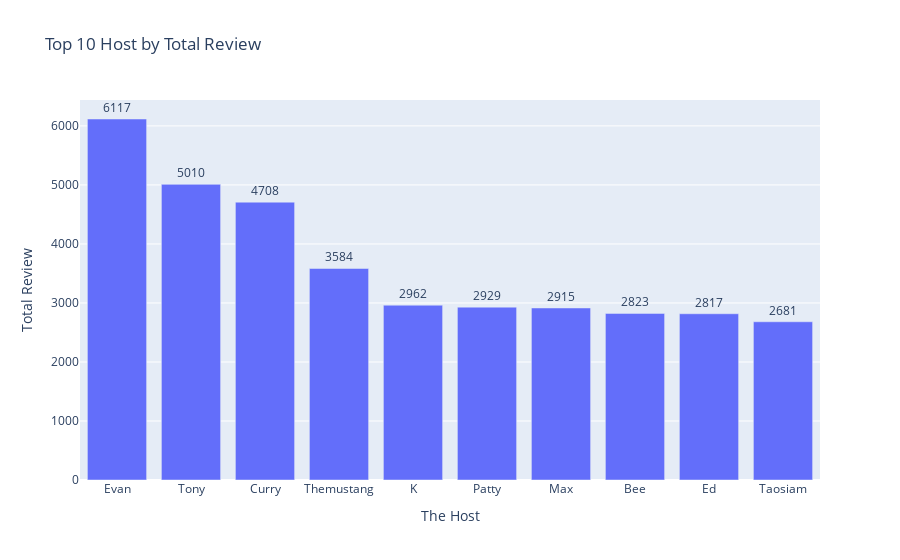

The code cell stored with this chart in its notebook:
### Markdown cell above
### Top 10 host by total review

### Code cell
host_review_stats = df.groupby(['host_name']).agg({
    'number_of_reviews': 'sum'
}).rename(columns={
    'number_of_reviews': 'total_reviews',
}).reset_index()

host_review_stats
top_10_hosts_by_reviews = host_review_stats.nlargest(10, 'total_reviews')

fig = px.bar(top_10_hosts_by_reviews,
             x = 'host_name',
             y = 'total_reviews',
             title = 'Top 10 Host by Total Review',
             labels = {'host_name': 'The Host', 'total_reviews': 'Total Review'},
             text = 'total_reviews')

fig.update_traces(textposition= 'outside')
fig.update_layout(uniformtext_minsize=8, uniformtext_mode= 'hide')

### Figure 1 — Plotly figure (JSON) as saved in the notebook; plotly's stock layout.template omitted (floating-point values rounded to 4 significant figures)
{"data": [{"hovertemplate": "The Host=%{x}<br>Total Review=%{text}<extra></extra>", "legendgroup": "", "marker": {"color": "#636efa", "pattern": {"shape": ""}}, "name": "", "orientation": "v", "showlegend": false, "text": [6117.0, 5010.0, 4708.0, 3584.0, 2962.0, 2929.0, 2915.0, 2823.0, 2817.0, 2681.0], "textposition": "outside", "type": "bar", "x": ["Evan", "Tony", "Curry", "Themustang", "K", "Patty", "Max", "Bee", "Ed", "Taosiam"], "xaxis": "x", "y": [6117, 5010, 4708, 3584, 2962, 2929, 2915, 2823, 2817, 2681], "yaxis": "y"}], "layout": {"barmode": "relative", "legend": {"tracegroupgap": 0}, "title": {"text": "Top 10 Host by Total Review"}, "uniformtext": {"minsize": 8, "mode": "hide"}, "xaxis": {"anchor": "y", "domain": [0, 1], "title": {"text": "The Host"}}, "yaxis": {"anchor": "x", "domain": [0, 1], "title": {"text": "Total Review"}}}}
